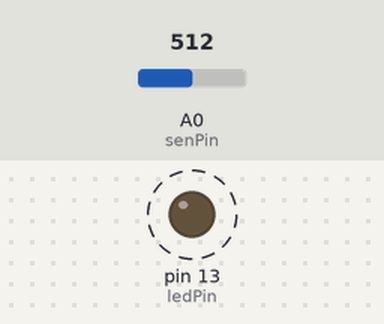
A sketch run on a simulated Arduino Uno, built with avr-gcc and run on an emulated ATmega328P. Parts: output pins drawn as LEDs (lit = HIGH). Dashed ring = blinking. Inputs (shaded band) come from the test bench; at power-on: A0 (senPin) = 512.

Above: at 1.8 s.
1.9 s: A0 (senPin) set to 0
At 2.9 s:
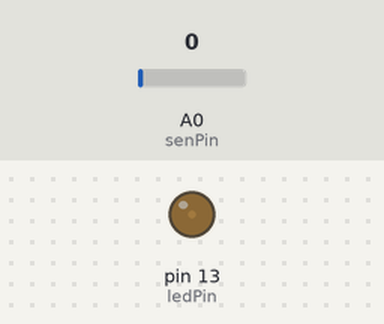
3.6 s: A0 (senPin) set to 122
At 3.9 s:
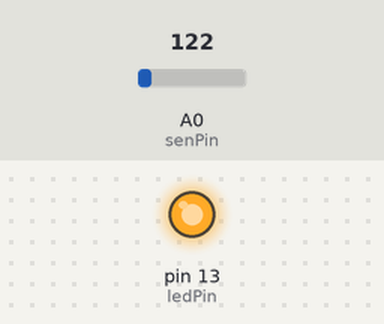
Timing chart, 0 to 13.1 s (numbered marks = the images above; inputs shaded):
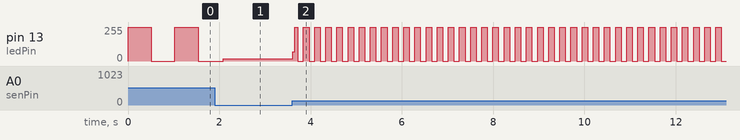

Measured:
- after the input at 3.6 s, pin 13 (ledPin): 16/255 → 69/255 at once, then moves between 0/255 and 255/255, repeating every 0.24 s
- by itself, pin 13 (ledPin): alternates 255/255 for 0.51 s and 0/255 for 0.51 s

The sketch:

LED_Simultaneity.ino
```cpp
int senPin = A0;   // select the input pin for the potentiometer
int ledPin = 13;      // select the pin for the LED
int sen_val = 0;  // variable to store the value coming from the sensor

void setup() {
  // declare the ledPin as an OUTPUT:
  pinMode(ledPin, OUTPUT);
}

void loop() {
  // read the value from the sensor:
  sen_val = analogRead(senPin);
  // turn the ledPin on
  digitalWrite(ledPin, HIGH);
  // stop the program for <sensorValue> milliseconds:
  delay(sen_val);
  // turn the ledPin off:
  digitalWrite(ledPin, LOW);
  // stop the program for <sensorValue> milliseconds:
  delay(sen_val);
}
```
